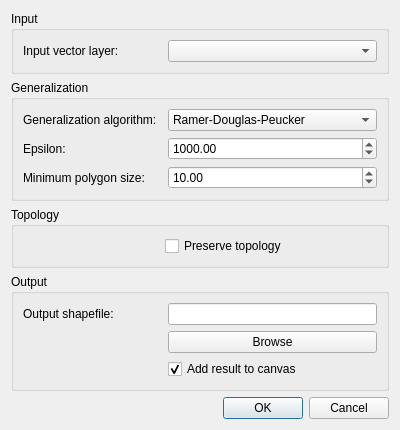
<?xml version="1.0" encoding="UTF-8"?>
<ui version="4.0">
 <class>PolygonSimplifierDialogBase</class>
 <widget class="QDialog" name="PolygonSimplifierDialogBase">
  <property name="geometry">
   <rect>
    <x>0</x>
    <y>0</y>
    <width>400</width>
    <height>408</height>
   </rect>
  </property>
  <property name="windowTitle">
   <string>PolygonSimplifier</string>
  </property>
  <layout class="QVBoxLayout" name="verticalLayout">
   <property name="sizeConstraint">
    <enum>QLayout::SetDefaultConstraint</enum>
   </property>
   <item>
    <widget class="QGroupBox" name="inputGroup">
     <property name="sizePolicy">
      <sizepolicy hsizetype="Minimum" vsizetype="Minimum">
       <horstretch>0</horstretch>
       <verstretch>0</verstretch>
      </sizepolicy>
     </property>
     <property name="autoFillBackground">
      <bool>false</bool>
     </property>
     <property name="title">
      <string>Input</string>
     </property>
     <property name="flat">
      <bool>false</bool>
     </property>
     <property name="checkable">
      <bool>false</bool>
     </property>
     <layout class="QGridLayout" name="gridLayout_3" columnstretch="0">
      <item row="0" column="0">
       <layout class="QGridLayout" name="inputGroupLayout" columnstretch="2,3">
        <item row="0" column="1">
         <widget class="QComboBox" name="layers"/>
        </item>
        <item row="0" column="0">
         <widget class="QLabel" name="layerLabel">
          <property name="text">
           <string>Input vector layer:</string>
          </property>
         </widget>
        </item>
       </layout>
      </item>
     </layout>
    </widget>
   </item>
   <item>
    <widget class="QGroupBox" name="generalizationGroup">
     <property name="sizePolicy">
      <sizepolicy hsizetype="Minimum" vsizetype="Minimum">
       <horstretch>0</horstretch>
       <verstretch>1</verstretch>
      </sizepolicy>
     </property>
     <property name="title">
      <string>Generalization</string>
     </property>
     <layout class="QVBoxLayout" name="verticalLayout_4">
      <item>
       <layout class="QGridLayout" name="generalizationGroupLayout" columnstretch="2,3">
        <item row="0" column="0">
         <widget class="QLabel" name="algorithmsLabel">
          <property name="text">
           <string>Generalization algorithm:</string>
          </property>
         </widget>
        </item>
        <item row="0" column="1">
         <widget class="QComboBox" name="algorithms">
          <item>
           <property name="text">
            <string>Ramer-Douglas-Peucker</string>
           </property>
          </item>
          <item>
           <property name="text">
            <string>Visvalingam-Whyatt</string>
           </property>
          </item>
          <item>
           <property name="text">
            <string>Whirlpool</string>
           </property>
          </item>
         </widget>
        </item>
        <item row="1" column="0">
         <widget class="QLabel" name="toleranceLabel">
          <property name="text">
           <string>Epsilon:</string>
          </property>
         </widget>
        </item>
        <item row="1" column="1">
         <widget class="QDoubleSpinBox" name="epsilon">
          <property name="decimals">
           <number>2</number>
          </property>
          <property name="maximum">
           <double>999999999999999945575230987042816.000000000000000</double>
          </property>
          <property name="value">
           <double>1000.000000000000000</double>
          </property>
         </widget>
        </item>
        <item row="3" column="1">
         <widget class="QDoubleSpinBox" name="minimumPolygonSize">
          <property name="enabled">
           <bool>true</bool>
          </property>
          <property name="maximum">
           <double>999999999999999945575230987042816.000000000000000</double>
          </property>
          <property name="value">
           <double>10.000000000000000</double>
          </property>
         </widget>
        </item>
        <item row="3" column="0">
         <widget class="QLabel" name="minimumPolygonSizeLabel">
          <property name="text">
           <string>Minimum polygon size:</string>
          </property>
         </widget>
        </item>
       </layout>
      </item>
     </layout>
    </widget>
   </item>
   <item>
    <widget class="QGroupBox" name="topologyGroup">
     <property name="sizePolicy">
      <sizepolicy hsizetype="Minimum" vsizetype="Minimum">
       <horstretch>0</horstretch>
       <verstretch>1</verstretch>
      </sizepolicy>
     </property>
     <property name="title">
      <string>Topology</string>
     </property>
     <layout class="QVBoxLayout" name="verticalLayout_3">
      <item>
       <layout class="QGridLayout" name="topologyGroupLayout" columnstretch="2,3">
        <item row="0" column="1">
         <widget class="QCheckBox" name="preserveTopology">
          <property name="sizePolicy">
           <sizepolicy hsizetype="Minimum" vsizetype="Minimum">
            <horstretch>0</horstretch>
            <verstretch>0</verstretch>
           </sizepolicy>
          </property>
          <property name="layoutDirection">
           <enum>Qt::LeftToRight</enum>
          </property>
          <property name="text">
           <string>Preserve topology</string>
          </property>
         </widget>
        </item>
        <item row="0" column="0">
         <spacer name="preserveTopologySpacer">
          <property name="orientation">
           <enum>Qt::Horizontal</enum>
          </property>
          <property name="sizeHint" stdset="0">
           <size>
            <width>40</width>
            <height>20</height>
           </size>
          </property>
         </spacer>
        </item>
       </layout>
      </item>
     </layout>
    </widget>
   </item>
   <item>
    <widget class="QGroupBox" name="outputGroup">
     <property name="sizePolicy">
      <sizepolicy hsizetype="Minimum" vsizetype="Minimum">
       <horstretch>0</horstretch>
       <verstretch>1</verstretch>
      </sizepolicy>
     </property>
     <property name="title">
      <string>Output</string>
     </property>
     <layout class="QVBoxLayout" name="verticalLayout_5">
      <item>
       <layout class="QGridLayout" name="outputGroupLayout" columnstretch="2,3">
        <item row="0" column="0">
         <widget class="QLabel" name="outputPathLabel">
          <property name="text">
           <string>Output shapefile:</string>
          </property>
         </widget>
        </item>
        <item row="0" column="1">
         <widget class="QLineEdit" name="outputPath">
          <property name="enabled">
           <bool>true</bool>
          </property>
          <property name="readOnly">
           <bool>true</bool>
          </property>
         </widget>
        </item>
        <item row="1" column="1">
         <widget class="QPushButton" name="browseButton">
          <property name="text">
           <string>Browse</string>
          </property>
         </widget>
        </item>
        <item row="2" column="1">
         <widget class="QCheckBox" name="addResultToCanvas">
          <property name="text">
           <string>Add result to canvas</string>
          </property>
          <property name="checked">
           <bool>true</bool>
          </property>
         </widget>
        </item>
       </layout>
      </item>
     </layout>
    </widget>
   </item>
   <item>
    <widget class="QDialogButtonBox" name="buttonBox">
     <property name="orientation">
      <enum>Qt::Horizontal</enum>
     </property>
     <property name="standardButtons">
      <set>QDialogButtonBox::Cancel|QDialogButtonBox::Ok</set>
     </property>
    </widget>
   </item>
  </layout>
 </widget>
 <resources/>
 <connections>
  <connection>
   <sender>buttonBox</sender>
   <signal>accepted()</signal>
   <receiver>PolygonSimplifierDialogBase</receiver>
   <slot>accept()</slot>
   <hints>
    <hint type="sourcelabel">
     <x>20</x>
     <y>20</y>
    </hint>
    <hint type="destinationlabel">
     <x>20</x>
     <y>20</y>
    </hint>
   </hints>
  </connection>
  <connection>
   <sender>buttonBox</sender>
   <signal>rejected()</signal>
   <receiver>PolygonSimplifierDialogBase</receiver>
   <slot>reject()</slot>
   <hints>
    <hint type="sourcelabel">
     <x>20</x>
     <y>20</y>
    </hint>
    <hint type="destinationlabel">
     <x>20</x>
     <y>20</y>
    </hint>
   </hints>
  </connection>
 </connections>
</ui>
